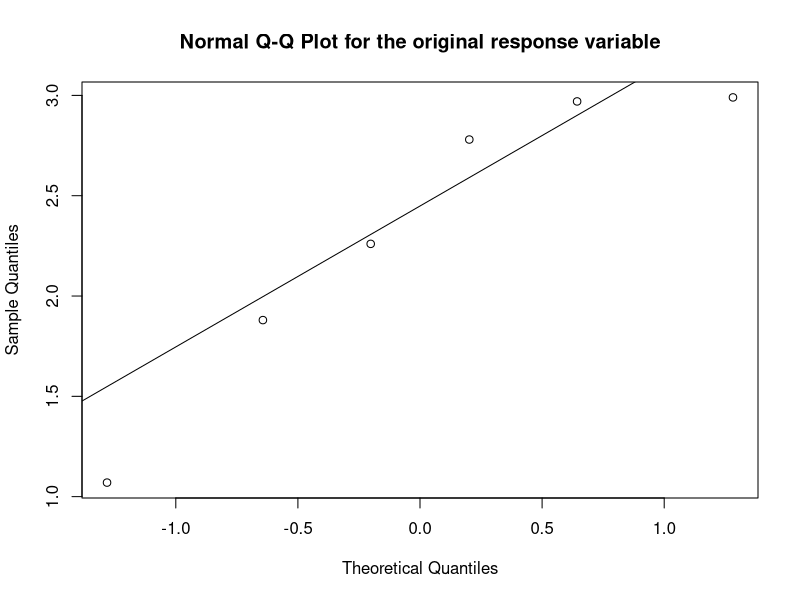
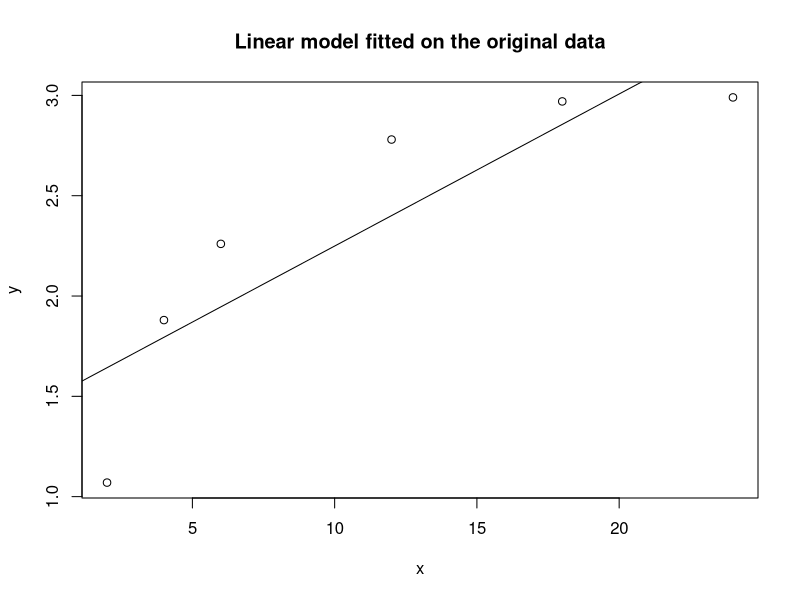
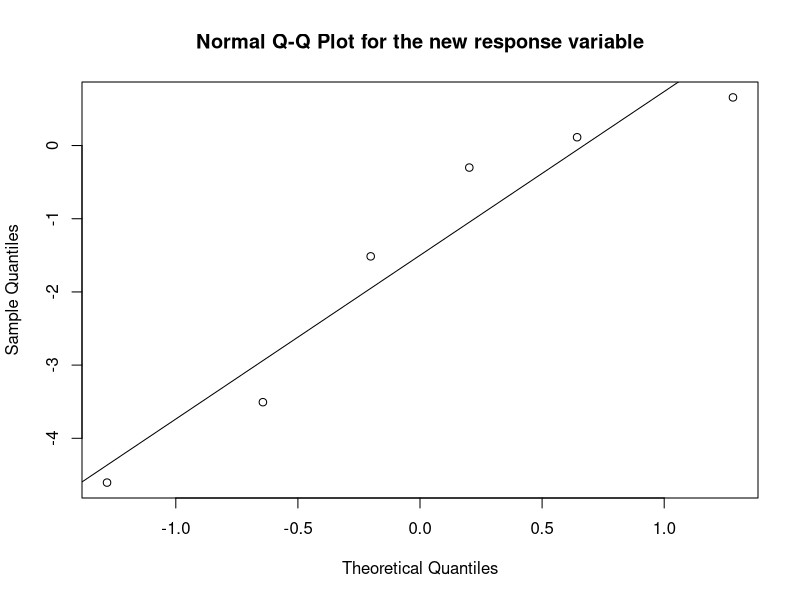
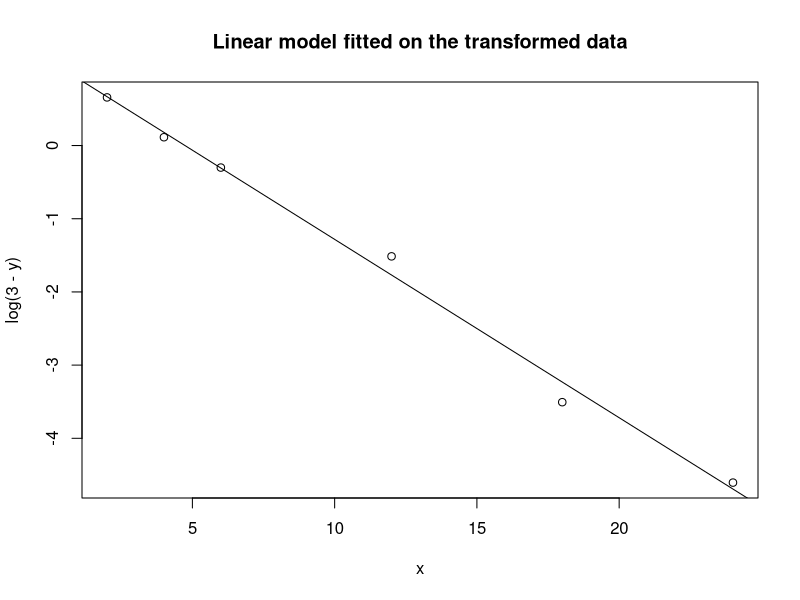
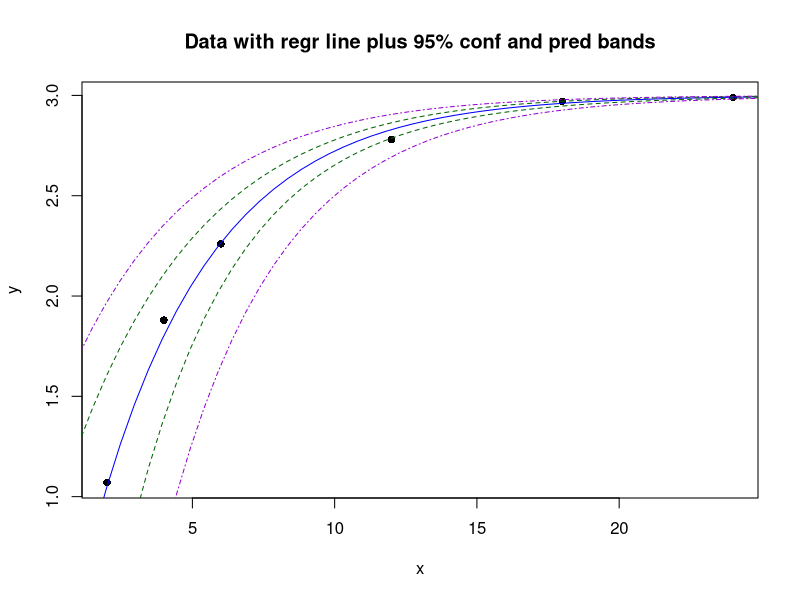

Here is the R script that generated these plots, in order:
#!/usr/bin/R

transform.interval <- function(interval) {
  ret <- 3 - exp(interval)
  ret[, c('lwr', 'upr')] <- ret[, c('upr', 'lwr')]
  ret
}


df <- data.frame(x=c(2, 4, 6, 12, 18, 24),
                 y=c(1.07, 1.88, 2.26, 2.78, 2.97, 2.99))

################################################################
# ORIGINAL MODEL


attach(df)

svg('./output/part-c-qqplot-original.svg')
# Plot the original QQ plot
qqnorm(y, main='Normal Q-Q Plot for the original response variable')
qqline(y)
dev.off()

fitted_original <- lm(y~x, df)

# Plot the original linear fit attempt
svg('./output/part-c-scatter-original.svg')
plot(x, y, main='Linear model fitted on the original data')
abline(fitted_original)
dev.off()

# Not a good fit



################################################################
# TRANSFORMED MODEL

# y = 3 - a exp(bx) <=> log(3-y) = log(a) + bx

detach(df)
df$z <- log(3 - df$y)
attach(df)

# Plot the transformed QQ plot
svg('./output/part-c-qqplot-transformed.svg')
qqnorm(df$z, main='Normal Q-Q Plot for the new response variable')
qqline(df$z)
dev.off()
# Might be normal

fitted <- lm(z~x, data=df)

# Plot the transformed data
svg('./output/part-c-scatter-transformed.svg')
plot(x, z, xlab='x', ylab='log(3 - y)',
     main='Linear model fitted on the transformed data')
abline(fitted)
dev.off()



# PREDICTION INTERVAL AT x=9
# To get a prediction interval for Y we utilize the confidence interval
# of Z := f(Y) := log(3 - Y)
# f is a strictly decreasing function and we have, Y = f^(-1)(Z) = 3 - exp(Z)
# Considering a prediction interval [c1, c2] of level alpha for Z,
# (c1 and c2 are statistical function of the sample) we get: 
# c1 < Z < c2  if and only if 3 - exp(c2) < Y < 3 - exp(c1)
# Thus [3 - exp(c2), 3 - exp(c1)] is a confidence interval of level alpha for Y.


x0 <- 9

predint.z <- predict.lm(fitted, data.frame(x=x0),
                        interval='prediction', level=0.95)
predint.y <- transform.interval(predint.z)
print('95% prediction interval for Y')
print(predint.y)


# CONFIDENCE INTERVAL AT x=9
# To get a "confidence" interval for E(Y) we will "approximate" E[exp(3 - Y)]
# by exp(E[3 - Y]), and end up using the same transformation as in
# the prediction interval for Y,
# i.e. [c1, c2] --> [3 - exp(c2), 3 - exp(c1)]

confint.Ez <- predict.lm(fitted, data.frame(x=x0),
                        interval='confidence', level=0.95)
confint.Ey <- transform.interval(confint.Ez)
print('95% "approximate" confidence interval for E[Y]')
print(confint.Ey)



# PLOT THE NEW PREDICTIONS y ~ x

level = 0.95
x0s <- seq(from = min(df$x) - 1, to = max(df$x) + 1, length.out = 50)

confints.Ez <- predict.lm(fitted, data.frame(x=x0s),
                          interval='confidence', level=level)
confints.Ey <- transform.interval(confints.Ez)


predints.z <- predict.lm(fitted, data.frame(x=x0s),
                         interval='prediction', level=level)
predints.y <- transform.interval(predints.z)
  

svg('./output/part-c-scatter-transformed-detransformed.svg')

plot(x, y,
     pch = 16,
     col = 'black',
     main = sprintf('Data with regr line plus %.0f%% conf and pred bands', level*100))

lines(x0s, confints.Ey[,'fit'], col='blue', lty=1)

lines(x0s, confints.Ey[,'lwr'], col='darkgreen', lty=2)
lines(x0s, confints.Ey[,'upr'], col='darkgreen', lty=2)

lines(x0s, predints.y[,'lwr'], col='darkviolet', lty=4)
lines(x0s, predints.y[,'upr'], col='darkviolet', lty=4)

dev.off()

# Good fit

detach(df)










